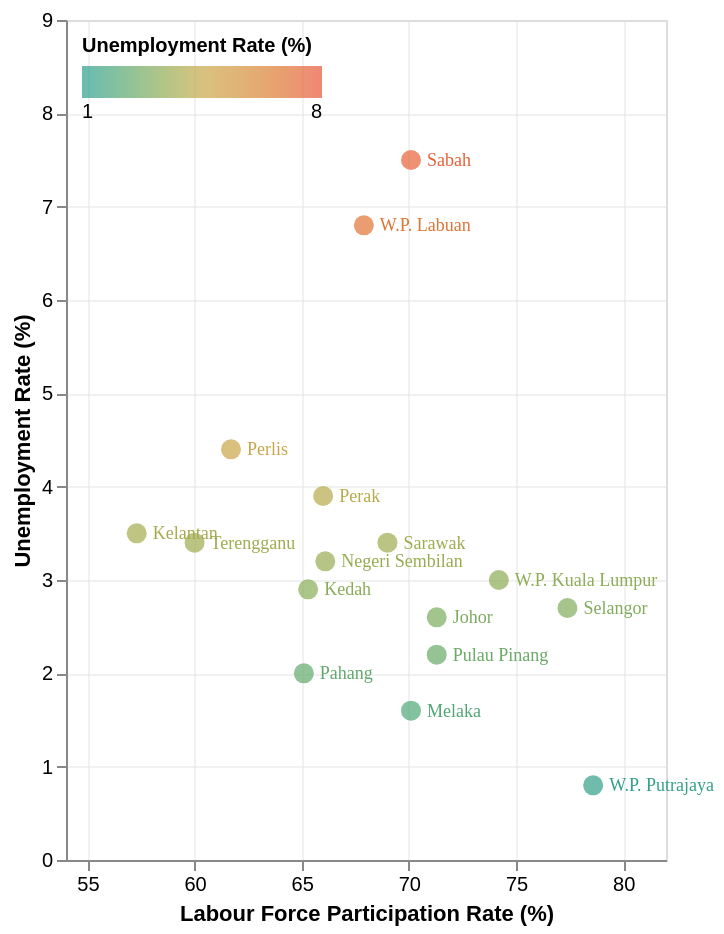

Here is the Vega-Lite specification saved for this chart:
### Vega-Lite specification from a JSON file in a GitHub repository (floating-point values rounded to 4 significant figures)
{"$schema": "https://vega.github.io/schema/vega-lite/v5.json", "width": "container", "height": 420, "data": {"values": [{"state": "Johor", "u_rate": 2.6, "p_rate": 71.3}, {"state": "Kedah", "u_rate": 2.9, "p_rate": 65.3}, {"state": "Kelantan", "u_rate": 3.5, "p_rate": 57.3}, {"state": "Melaka", "u_rate": 1.6, "p_rate": 70.1}, {"state": "Negeri Sembilan", "u_rate": 3.2, "p_rate": 66.1}, {"state": "Pahang", "u_rate": 2.0, "p_rate": 65.1}, {"state": "Perak", "u_rate": 3.9, "p_rate": 66.0}, {"state": "Perlis", "u_rate": 4.4, "p_rate": 61.7}, {"state": "Pulau Pinang", "u_rate": 2.2, "p_rate": 71.3}, {"state": "Sabah", "u_rate": 7.5, "p_rate": 70.1}, {"state": "Sarawak", "u_rate": 3.4, "p_rate": 69.0}, {"state": "Selangor", "u_rate": 2.7, "p_rate": 77.4}, {"state": "Terengganu", "u_rate": 3.4, "p_rate": 60.0}, {"state": "W.P. Kuala Lumpur", "u_rate": 3.0, "p_rate": 74.2}, {"state": "W.P. Labuan", "u_rate": 6.8, "p_rate": 67.9}, {"state": "W.P. Putrajaya", "u_rate": 0.8, "p_rate": 78.6}]}, "layer": [{"mark": {"type": "point", "filled": true, "size": 100, "tooltip": true}, "encoding": {"x": {"field": "p_rate", "type": "quantitative", "scale": {"domain": [54, 82]}, "axis": {"title": "Labour Force Participation Rate (%)", "titleFontSize": 11, "labelFontSize": 10, "grid": true, "gridOpacity": 0.4}}, "y": {"field": "u_rate", "type": "quantitative", "scale": {"domain": [0, 9]}, "axis": {"title": "Unemployment Rate (%)", "titleFontSize": 11, "labelFontSize": 10, "grid": true, "gridOpacity": 0.4}}, "color": {"field": "u_rate", "type": "quantitative", "scale": {"domain": [0.5, 8], "range": ["#2a9d8f", "#c9a84c", "#e8533a"]}, "legend": {"title": "Unemployment Rate (%)", "orient": "top-left", "direction": "horizontal", "gradientLength": 120, "titleFontSize": 10, "labelFontSize": 10, "offset": 8}}, "tooltip": [{"field": "state", "type": "nominal", "title": "State"}, {"field": "p_rate", "type": "quantitative", "title": "Participation Rate (%)", "format": ".1f"}, {"field": "u_rate", "type": "quantitative", "title": "Unemployment Rate (%)", "format": ".1f"}]}}, {"mark": {"type": "text", "fontSize": 9, "font": "DM Mono", "align": "left", "baseline": "middle", "dx": 8}, "encoding": {"x": {"field": "p_rate", "type": "quantitative"}, "y": {"field": "u_rate", "type": "quantitative"}, "text": {"field": "state", "type": "nominal"}, "color": {"field": "u_rate", "type": "quantitative", "scale": {"domain": [0.5, 8], "range": ["#2a9d8f", "#c9a84c", "#e8533a"]}}}}]}
